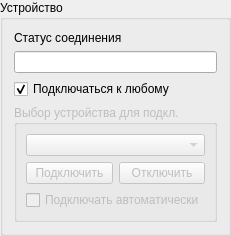
         <widget class="QGroupBox" name="groupBox">
          <property name="sizePolicy">
           <sizepolicy hsizetype="Preferred" vsizetype="Preferred">
            <horstretch>0</horstretch>
            <verstretch>0</verstretch>
           </sizepolicy>
          </property>
          <property name="title">
           <string>Устройство</string>
          </property>
          <layout class="QVBoxLayout" name="verticalLayout_2">
           <item>
            <layout class="QVBoxLayout" name="verticalLayout">
             <item>
              <widget class="QLabel" name="label">
               <property name="text">
                <string>Статус соединения</string>
               </property>
              </widget>
             </item>
             <item>
              <widget class="QLineEdit" name="connectionStatusLineEdit">
               <property name="sizePolicy">
                <sizepolicy hsizetype="Preferred" vsizetype="Fixed">
                 <horstretch>0</horstretch>
                 <verstretch>0</verstretch>
                </sizepolicy>
               </property>
               <property name="readOnly">
                <bool>true</bool>
               </property>
              </widget>
             </item>
            </layout>
           </item>
           <item>
            <widget class="QCheckBox" name="autoConnectAnyDevicecheckBox">
             <property name="text">
              <string>Подключаться к любому</string>
             </property>
             <property name="checked">
              <bool>true</bool>
             </property>
            </widget>
           </item>
           <item>
            <widget class="QGroupBox" name="deviceGroupBox">
             <property name="enabled">
              <bool>false</bool>
             </property>
             <property name="minimumSize">
              <size>
               <width>0</width>
               <height>30</height>
              </size>
             </property>
             <property name="title">
              <string>Выбор устройства для подкл.</string>
             </property>
             <layout class="QVBoxLayout" name="verticalLayout_38">
              <item>
               <widget class="QComboBox" name="devicesComboBox"/>
              </item>
              <item>
               <layout class="QHBoxLayout" name="horizontalLayout">
                <item>
                 <widget class="QPushButton" name="connectPushButton">
                  <property name="enabled">
                   <bool>false</bool>
                  </property>
                  <property name="text">
                   <string>Подключить</string>
                  </property>
                 </widget>
                </item>
                <item>
                 <widget class="QPushButton" name="disconnectPushButton">
                  <property name="enabled">
                   <bool>false</bool>
                  </property>
                  <property name="text">
                   <string>Отключить</string>
                  </property>
                 </widget>
                </item>
               </layout>
              </item>
              <item>
               <widget class="QCheckBox" name="autoconnectCheckBox">
                <property name="text">
                 <string>Подключать автоматически</string>
                </property>
               </widget>
              </item>
             </layout>
            </widget>
           </item>
          </layout>
         </widget>
